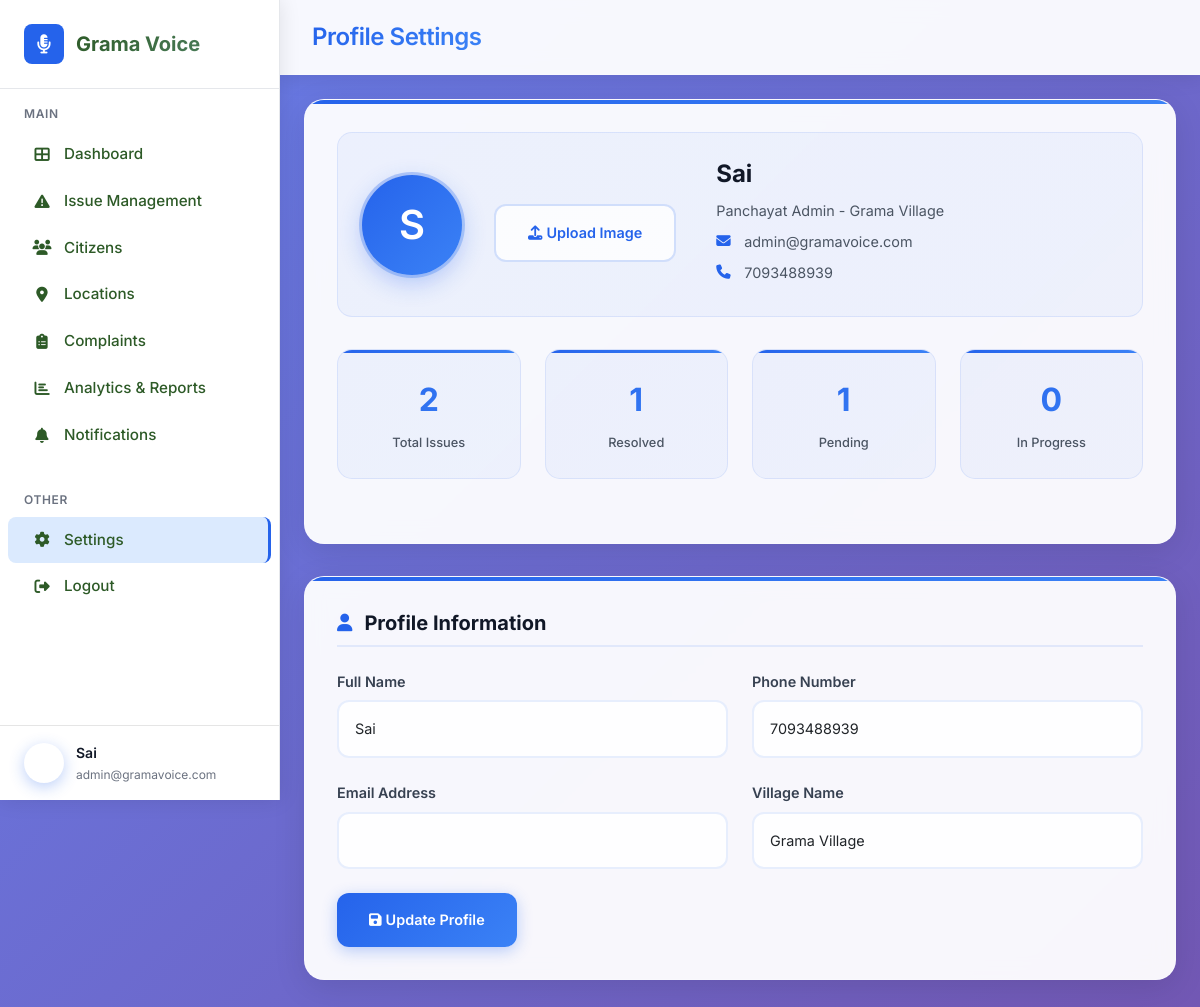
The page /admin/profile.php (signed in) on the database its author committed.
### tables this page shows
CREATE TABLE IF NOT EXISTS panchayat_admins (
    id INT PRIMARY KEY AUTO_INCREMENT,
    name VARCHAR(255) NOT NULL,
    phone VARCHAR(15) UNIQUE NOT NULL,
    password VARCHAR(255) NOT NULL,
    village_name VARCHAR(255) NOT NULL,
    email VARCHAR(255) DEFAULT NULL,
    profile_image VARCHAR(500) DEFAULT NULL,
    status ENUM('active', 'inactive') DEFAULT 'active',
    created_at TIMESTAMP DEFAULT CURRENT_TIMESTAMP,
    updated_at TIMESTAMP DEFAULT CURRENT_TIMESTAMP ON UPDATE CURRENT_TIMESTAMP
);

### config/db.php (called while the page is built, shortened)
<?php
class Database {
    private $connection;
    private static $instance = null;
    private function __construct() {
        try {
            $this->connection = new mysqli(DB_HOST, DB_USERNAME, DB_PASSWORD, DB_NAME);
            $this->connection->set_charset("utf8");
        } catch (Exception $e) {
            $this->logError("Database connection error: " . $e->getMessage());
            die("Database connection error: " . $e->getMessage());
        }
    }
    public static function getInstance() {
        if (self::$instance === null) {
            self::$instance = new self();
        }
        return self::$instance;
    }
    public function prepare($sql) {
        try {
            $stmt = $this->connection->prepare($sql);
            return $stmt;
        } catch (Exception $e) {
            $this->logError("Prepare exception: " . $e->getMessage() . " | SQL: " . $sql);
            return false;
        }
    }
}
function getDB() {
    return Database::getInstance();
}
?>

### admin/profile.php (the view, shortened to what this page needs)
<?php
require_once '../config/db.php';
$db = getDB();
$admin_id = $_SESSION['admin_id'];
$selectSql = "SELECT * FROM panchayat_admins WHERE id = ?";
$stmt = $db->prepare($selectSql);
$stmt->bind_param("i", $admin_id);
$stmt->execute();
$admin = $stmt->get_result()->fetch_assoc();
$stmt = $db->prepare("
    SELECT
        COUNT(*) as total_issues,
        COUNT(CASE WHEN status = 'Resolved' THEN 1 END) as resolved_issues,
        COUNT(CASE WHEN status = 'Pending' THEN 1 END) as pending_issues,
        COUNT(CASE WHEN status = 'In Progress' THEN 1 END) as in_progress_issues
    FROM issues
    WHERE assigned_to = ?
");
$stmt->bind_param("i", $admin_id);
$stmt->execute();
$stats = $stmt->get_result()->fetch_assoc();
?>
<!DOCTYPE html>
<html lang="en">
<head>
    <link href="https://cdn.jsdelivr.net/npm/bootstrap@5.3.0/dist/css/bootstrap.min.css" rel="stylesheet">
    <link rel="stylesheet" href="../styles.css">
    <link rel="stylesheet" href="https://cdnjs.cloudflare.com/ajax/libs/font-awesome/6.4.0/css/all.min.css">
</head>
<body>
    <div class="sidebar">
        <div class="sidebar-brand">
            <div class="brand-logo">
                <div class="brand-icon">
                    <i class="fas fa-microphone-alt"></i>
                </div>
                <div class="brand-text">Grama Voice</div>
            </div>
        </div>
        <div class="sidebar-nav">
            <div class="nav-section">
                <div class="nav-section-title">Main</div>
                <nav class="nav flex-column">
                    <a class="nav-link" href="dashboard.php">
                        <i class="fas fa-th-large nav-icon"></i>Dashboard
                    </a>
                    <a class="nav-link" href="issue_management.php">
                        <i class="fas fa-exclamation-triangle nav-icon"></i>Issue Management
                    </a>
                    <a class="nav-link" href="citizens.php">
                        <i class="fas fa-users nav-icon"></i>Citizens
                    </a>
                    <a class="nav-link" href="locations.php">
                        <i class="fas fa-map-marker-alt nav-icon"></i>Locations
                    </a>
                    <a class="nav-link" href="complaints.php">
                        <i class="fas fa-clipboard-list nav-icon"></i>Complaints
                    </a>
                    <a class="nav-link" href="analytics.php">
                        <i class="fas fa-chart-bar nav-icon"></i>Analytics & Reports
                    </a>
                    <a class="nav-link" href="view_all_notifications.php">
                        <i class="fas fa-bell nav-icon"></i>Notifications
                    </a>
                </nav>
            </div>
            <div class="nav-section">
                <div class="nav-section-title">Other</div>
                <nav class="nav flex-column">
                    <a class="nav-link active" href="profile.php">
                        <i class="fas fa-cog nav-icon"></i>Settings
                    </a>
                    <a class="nav-link" href="../auth/logout.php">
                        <i class="fas fa-sign-out-alt nav-icon"></i>Logout
                    </a>
                </nav>
            </div>
        </div>
        <div class="user-profile">
            <div class="user-info">
                <div class="user-avatar" style="background-image: <?php echo !empty($admin['profile_image']) && file_exists('../uploads/profiles/' . $admin['profile_image']) ? 'url(../uploads/profiles/' . htmlspecialchars($admin['profile_image']) . ')' : 'none'; ?>; background-size: cover; background-position: center;">
                </div>
                <div class="user-details">
                    <h6><?php echo $admin['name']; ?></h6>
                    <small><?php echo $admin['email'] ?? 'admin@gramavoice.com'; ?></small>
                </div>
            </div>
        </div>
    </div>
    <div class="main-content">
        <div class="top-header">
            <div class="header-content">
                <h1 class="page-title">Profile Settings</h1>
            </div>
        </div>
        <div class="p-4">
            <div class="profile-card">
                <div class="profile-header">
                    <div class="profile-avatar <?php echo !empty($admin['profile_image']) ? 'has-image' : ''; ?>" onclick="document.getElementById('profileImageInput').click()">
                        <?php if (!empty($admin['profile_image']) && file_exists('../uploads/profiles/' . $admin['profile_image'])): ?>
                            <img src="../uploads/profiles/<?php echo htmlspecialchars($admin['profile_image']); ?>" alt="Profile Image">
                        <?php else: ?>
                            <?php echo strtoupper(substr($admin['name'], 0, 1)); ?>
                        <?php endif; ?>
                    </div>
                    <div class="profile-actions mt-3">
                        <button type="button" class="btn-outline btn-sm me-2" onclick="document.getElementById('profileImageInput').click()">
                            <i class="fas fa-upload me-1"></i>Upload Image
                        </button>
                    </div>
                    <div class="profile-info">
                        <h4><?php echo htmlspecialchars($admin['name']); ?></h4>
                        <p>Panchayat Admin - <?php echo htmlspecialchars($admin['village_name']); ?></p>
                        <p><i class="fas fa-envelope me-1"></i><?php echo htmlspecialchars($admin['email'] ?? 'admin@gramavoice.com'); ?></p>
                        <p><i class="fas fa-phone me-1"></i><?php echo htmlspecialchars($admin['phone']); ?></p>
                    </div>
                </div>
                <div class="stats-grid">
                    <div class="stat-item">
                        <p class="stat-value"><?php echo $stats['total_issues']; ?></p>
                        <p class="stat-label">Total Issues</p>
                    </div>
                    <div class="stat-item">
                        <p class="stat-value"><?php echo $stats['resolved_issues']; ?></p>
                        <p class="stat-label">Resolved</p>
                    </div>
                    <div class="stat-item">
                        <p class="stat-value"><?php echo $stats['pending_issues']; ?></p>
                        <p class="stat-label">Pending</p>
                    </div>
                    <div class="stat-item">
                        <p class="stat-value"><?php echo $stats['in_progress_issues']; ?></p>
                        <p class="stat-label">In Progress</p>
                    </div>
                </div>
            </div>
            <div class="profile-card">
                <h5 class="section-title">
                    <i class="fas fa-user"></i>
                    Profile Information
                </h5>
                <form method="POST" action="">
                    <div class="row">
                        <div class="col-md-6">
                            <div class="form-group">
                                <label class="form-label">Full Name</label>
                                <input type="text" name="name" class="form-control" value="<?php echo htmlspecialchars($admin['name']); ?>" required>
                            </div>
                        </div>
                        <div class="col-md-6">
                            <div class="form-group">
                                <label class="form-label">Phone Number</label>
                                <input type="tel" name="phone" class="form-control" value="<?php echo htmlspecialchars($admin['phone']); ?>" required>
                            </div>
                        </div>
                    </div>
                    <div class="row">
                        <div class="col-md-6">
                            <div class="form-group">
                                <label class="form-label">Email Address</label>
                                <input type="email" name="email" class="form-control" value="<?php echo htmlspecialchars($admin['email'] ?? ''); ?>">
                            </div>
                        </div>
                        <div class="col-md-6">
                            <div class="form-group">
                                <label class="form-label">Village Name</label>
                                <input type="text" name="village_name" class="form-control" value="<?php echo htmlspecialchars($admin['village_name']); ?>" required>
                            </div>
                        </div>
                    </div>
                    <button type="submit" name="update_profile" class="btn-primary">
                        <i class="fas fa-save me-1"></i>Update Profile
                    </button>
                </form>
            </div>
        </div>
    </div>

### styles.css (style rules this page uses)
:root { --primary-green: #2d5a27; --secondary-green: #4a7c59; --accent-brown: #8b4513; --warm-yellow: #f4d03f; --bright-orange: #ff8c00; --light-green: #90ee90; --dark-brown: #654321; --cream: #f5f5dc; --white: #ffffff; --gray: #666; --light-gray: #f8f9fa; --gradient-primary: linear-gradient(135deg, var(--primary-green), var(--secondary-green)); --gradient-warm: linear-gradient(135deg, var(--warm-yellow), var(--bright-orange)); --gradient-highlight: linear-gradient(135deg, #ffc107, #ff8c00); --shadow-soft: 0 10px 30px rgba(0, 0, 0, 0.1); --shadow-medium: 0 15px 40px rgba(0, 0, 0, 0.15); --shadow-strong: 0 20px 50px rgba(0, 0, 0, 0.2); }
:root { --bs-primary: var(--primary-green); --bs-secondary: var(--secondary-green); --bs-warning: var(--warm-yellow); --bs-success: var(--light-green); --bs-dark: var(--dark-brown); }
body { font-family: 'Inter', -apple-system, BlinkMacSystemFont, 'Segoe UI', Roboto, sans-serif; line-height: 1.6; color: #333; overflow-x: hidden; font-weight: 400; font-size: 16px; -webkit-font-smoothing: antialiased; -moz-osx-font-smoothing: grayscale; }
.brand-icon { font-size: 1.5rem; color: var(--warm-yellow); transition: all 0.3s ease; }
.brand-text { background: linear-gradient(135deg, var(--primary-green), var(--secondary-green)); -webkit-background-clip: text; -webkit-text-fill-color: transparent; background-clip: text; font-weight: 800; }
.nav-link { font-family: 'Inter', sans-serif; font-weight: 500 !important; color: var(--primary-green) !important; transition: color 0.3s ease; position: relative; font-size: 0.95rem; }
.nav-link::after { content: ''; position: absolute; width: 0; height: 2px; bottom: -5px; left: 50%; background: var(--warm-yellow); transition: all 0.3s ease; transform: translateX(-50%); }
h1, .h1 { font-family: 'Inter', sans-serif; font-weight: 800; line-height: 1.1; letter-spacing: -0.02em; }
h4, .h4 { font-family: 'Inter', sans-serif; font-weight: 600; line-height: 1.4; }
h5, .h5 { font-family: 'Inter', sans-serif; font-weight: 500; line-height: 1.4; }
h6, .h6 { font-family: 'Inter', sans-serif; font-weight: 500; line-height: 1.5; }
p, .lead { font-family: 'Inter', sans-serif; font-weight: 400; line-height: 1.6; }
html { scroll-behavior: smooth; }

### rows shown on the page
panchayat_admins: name "Sai", email "admin@gramavoice.com", name "S", village_name "Grama Village", phone "7093488939"

### other values the page prints
$stats['total_issues'] "2"
$stats['resolved_issues'] "1"
$stats['pending_issues'] "1"
$stats['in_progress_issues'] "0"
